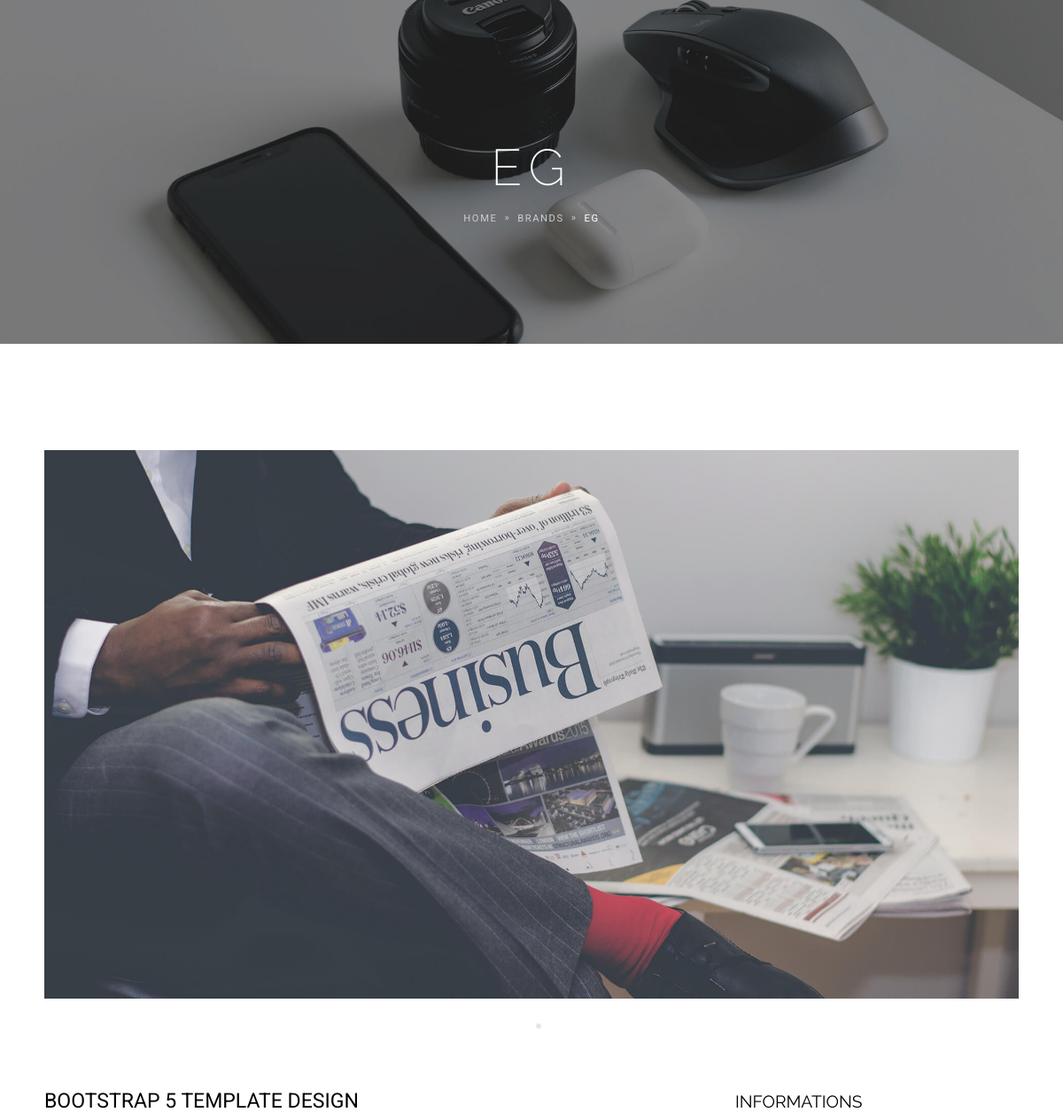
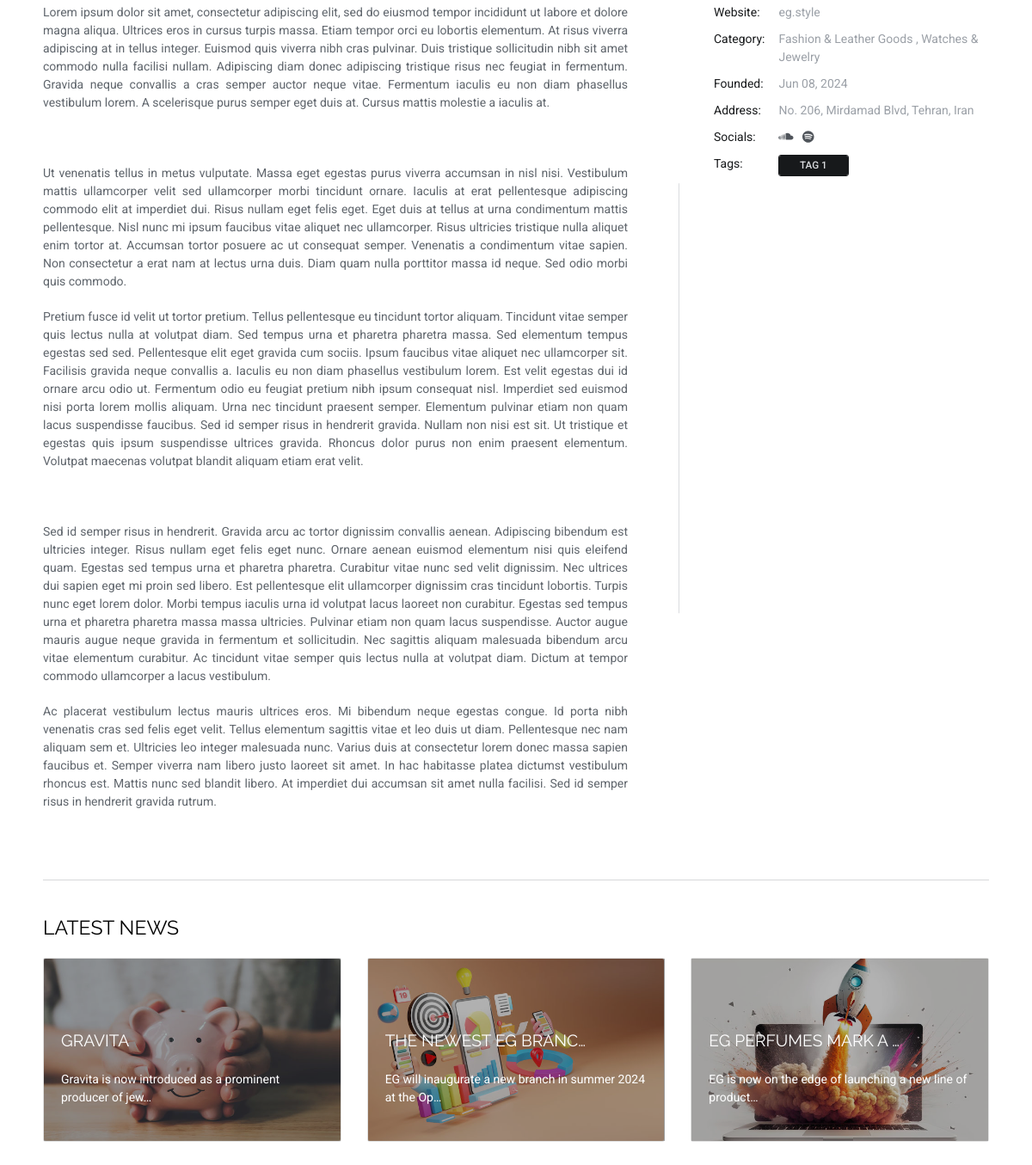
/brands/eg, run on the app's committed database (2 pictures, top to bottom).
### brands/models.py (models this page shows, shortened)
class Brands(models.Model):
    STATUS_CHOICES = (
        ('d', 'Draft'),
        ('p', 'Publish')
    )
    title = models.CharField(max_length=300)
    slug = models.SlugField(max_length=200, unique=True)
    tags = models.ManyToManyField(Tags, related_name='brands', blank=True)
    description = HTMLField()
    founded = models.DateTimeField(default=timezone.now)
    line = models.ManyToManyField(Line, related_name='brands')
    website = models.CharField(max_length=300,blank=True,null=True)
    address = models.CharField(max_length=500,blank=True,null=True)
    thumbnail = models.ImageField(upload_to='brands/thumbnail', null=True)
    image = models.ImageField(upload_to='brands')
    created = models.DateTimeField(auto_now_add=True)
    updated = models.DateTimeField(auto_now=True)
    status = models.CharField(max_length=1, choices=STATUS_CHOICES)
    keywords = models.CharField(max_length=300, null=True)
    seo_description = models.TextField(null=True)

class Slider(models.Model):
    title = models.CharField(max_length=200)
    description = models.TextField(null=True)
    image = models.ImageField(upload_to='slider')
    home_data = models.ForeignKey(Brands, null=True, on_delete=models.SET_NULL, related_name='sliders')

class Line(models.Model):
    title = models.CharField(max_length=300)
    slug = models.SlugField(max_length=200, unique=True)
    status = models.BooleanField(default=True)

class SocialLinks(models.Model):
    label = models.CharField(max_length=120, null=True)
    icon = models.CharField(null=True, max_length=200)
    link = models.CharField(max_length=200,blank=True,null=True)
    main_data = models.ForeignKey(Brands, null=True, on_delete=models.SET_NULL, related_name='socials')

class Tags(models.Model):
    title = models.CharField(max_length=300)
    slug = models.SlugField(max_length=200, unique=True)
    status = models.BooleanField(default=True)

### news/models.py (models this page shows, shortened)
class News(models.Model):
    STATUS_CHOICES = (
        ('d', 'Draft'),
        ('p', 'Publish')
    )
    author = models.ForeignKey(User, null=True, on_delete=models.SET_NULL, related_name='news')
    title = models.CharField(max_length=300)
    slug = models.SlugField(max_length=200, unique=True)
    category = models.ManyToManyField(Category, related_name='news')
    tags = models.ManyToManyField(Tags, related_name='news', blank=True)
    description = HTMLField()
    image = models.ImageField(upload_to='news')
    thumbnail = models.ImageField(upload_to='news/thumb', null=True)
    publish = models.DateTimeField(default=timezone.now)
    created = models.DateTimeField(auto_now_add=True)
    updated = models.DateTimeField(auto_now=True)
    status = models.CharField(max_length=1, choices=STATUS_CHOICES)
    keywords = models.CharField(max_length=300, null=True)
    seo_description = models.TextField(null=True)
    objects = NewsManager()

### brands/views.py (the view)
# urls.py: path('brands/<slug:slug>', views.BrandsDetailView.as_view(), name='detail_view'),
class BrandsDetailView(DetailView):
    model = models.Brands
    context_object_name = 'brand'
    queryset = models.Brands.objects.filter(status='p')
    template_name = 'brands_detail.html'
    def get_context_data(self, **kwargs):
        context = super().get_context_data(**kwargs)
        context['lines'] = models.Line.objects.filter(status=True)
        context['tags'] = models.Tags.objects.filter(status=True)
        context['latest'] = News.objects.filter(status="p").order_by('-publish')[:4]
        return context

### brands/templates/brands_detail.html (shortened to what this page needs)
{% extends 'base/main_base.html' %}
{% load thumbnail %}
{% load static %}
{% block content %}
<section class="text-center overflow-hidden py-0" data-zanim-timeline="{}" data-zanim-trigger="scroll">
    <div class="bg-holder overlay  parallax" style="background-image:url({{ brand.image.url }});">
    </div>
    <div class="container-fluid">
        <div class="header-overlay"></div>
        <div class="position-relative pt-10 pb-8">
        <div class="header-text">
            <div class="overflow-hidden">
            <h1 class="display-3 fs-7 text-white fw-lighter ls-2" data-zanim-xs='{"duration":2,"delay":0}'>{{ brand.title }}</h1>
            </div>
            <div class="overflow-hidden">
            <div class="d-flex justify-content-center" data-zanim-xs='{"duration":2,"delay":0.1}'>
                <nav aria-label="breadcrumb">
                <ol class="breadcrumb text-uppercase ls-2">
                    <li class="breadcrumb-item"><a class="text-400 hover-color-white" href="{% url "page:home" %}">Home</a></li>
                    <li class="breadcrumb-item"><a class="text-400 hover-color-white" href="{% url "brands:list_view" %}">Brands</a></li>
                    <li class="breadcrumb-item active" aria-current="page">{{ brand.title }}</li>
                </ol>
                </nav>
            </div>
            </div>
        </div>
        </div>
    </div>
</section>
<section>
    <div class="container">
        <div class="row">
        <div class="col-12 mb-4">
            <div class="swiper theme-slider" data-swiper='{"autoplay":true,"spaceBetween":5,"loop":true,"loopedSlides":5,"slideToClickedSlide":true}'>
            <div class="swiper-wrapper">
                {% for item in brand.sliders.all  %}<div class="swiper-slide"><img class="img-fluid" src="{{ item.image.url }}" alt="{{ item.title }}" /></div>{% endfor %}
            </div>
            <div class="swiper-pagination"></div>
            </div>
        </div>
        <div class="col-lg-8 pe-lg-5 mb-4 mb-lg-0 position-relative">
            <h4 class="fw-normal font-base">Bootstrap 5 Template Design</h4>
            {{ brand.description|safe }}
        </div>
        <div class="col-lg-4 ps-lg-4">
            <h5 class="fw-normal mb-1">Informations</h5>
            <table class="table table-borderless mb-0">
            <tr>
                <td class="py-1 ps-0 text-dark">Website: </td>
                <td class="py-1"><a class="text-600" href="https://{{ brand.website }}">{{ brand.website }}</a></td>
            </tr>
            <tr>
                <td class="py-1 ps-0 text-dark">Category:</td>
                <td class="py-1 text-600">{% for item in brand.line.all  %}{% if forloop.first %}{% else %}, {% endif %}{{ item.title }} {% endfor %}</td>
            </tr>
            <tr>
                <td class="py-1 ps-0 text-dark">Founded:</td>
                <td class="py-1 text-600">{{ brand.founded|date:"M d, Y" }}</td>
            </tr>
            <tr>
                <td class="py-1 ps-0 text-dark">Address:</td>
                <td class="py-1 text-600">{{ brand.address }}</td>
            </tr>
            <tr>
                <td class="py-1 ps-0 text-dark">Socials:</td>
                <td class="py-1 text-600">
                    <li class="list-inline-item me-0">
                        {% for item in brand.socials.all  %}<a class="text-900 hover-color-white pe-2" href="{{ item.link }}"><span class="{{ item.icon }}"></span></a>{% endfor %}
                    </li>
                </td>
            </tr>
            <tr>
                <td class="py-1 ps-0 text-dark">Tags:</td>
                <td class="py-1 text-600">
                    {% for item in brand.tags.all  %}<a class="btn btn-dark btn-sm hvr-sweep-top me-1 mb-1" href="#!">{{ item.title }}</a>{% endfor %}
                </td>
            </tr>
            </table>
        </div>
        </div>
        <div class="row">
            <div class="col-12">
                <hr class="mt-5 mb-4" />
                <h4 class="fw-normal mb-3">Latest News</h4>
            </div>
            <div class="swiper theme-slider" data-swiper='{"spaceBetween":30,"loop":true,"slidesPerView":1,"breakpoints":{"670":{"slidesPerView":2},"1200":{"slidesPerView":3}}}'>
                <div class="swiper-wrapper">
                    {% for item in latest %}
                        <div class="swiper-slide">
                            <div class="card text-white" style="max-width: 30rem;">
                                <div class="card-img overflow-hidden">
                                    <div class="bg-holder overlay" data-rellax-percentage="0.5">
                                    </div>
                                    {% thumbnail item.thumbnail "347x195" crop="center" as im %}
                                    <img class="img-fluid w-100" src="{{ im.url }}" width="{{ im.width }}" height="{{ im.height }}" alt="{{ item.slug }}">
                                    {% endthumbnail %}
                                </div>
                                <div class="card-img-overlay d-flex align-items-end">
                                  <div>
                                    <h5 class="card-title text-white">{{ item.title|truncatechars:20 }}</h5>
                                    <p class="card-text">{{ item.description|safe|truncatechars:60 }}</p>
                                  </div>
                                </div>
                            </div>
                        </div>
                    {% endfor %}
                </div>
            </div>
        </div>
    </div>
</section>
{% endblock content %}

### templates/base/main_base.html (shortened to what this page needs)
{% load render_partial %}
{% load static %}
<!DOCTYPE html>
<html lang="en-US" dir="ltr">
  <head>
    {% include "base/_header_refrences.html" %}
  </head>
  <body data-bs-spy="scroll" data-bs-target="#navbar-one-page" data-bs-offset="66.1">
    <main class="main" id="top">
    {% block content %}{% endblock content %}
  </body>
</html>

### templates/base/_header_refrences.html (shortened to what this page needs)
{% load static %}
<link href="{% static 'vendors/swiper/swiper-bundle.min.css' %}" rel="stylesheet">
<link href="{% static 'css/theme.css' %}" rel="stylesheet" />
<link href="{% static 'css/user.css' %}" rel="stylesheet" />

### templates/base/_footer_refrences.html (shortened to what this page needs)
{% load static %}

### data on the page
Brands: image (picture), title "EG", description "Lorem ipsum dolor sit amet, consectetur adipiscing elit, sed do eiusmod tempor incididunt ut labore et dolore magna aliqua. Ultrices eros in cursus turpis massa. Etiam tempor orci eu lobortis elementum. At risus viverra adipiscing at in tellus integer. Euismod quis viverra nibh cras pulvinar. Duis tristique sollicitudin nibh sit amet commodo nulla facilisi nullam. Adipiscing diam donec adipiscing tristique risus nec feugiat in fermentum. Gravida neque convallis a cras semper auctor neque vitae. Fermentum iaculis eu non diam phasellus vestibulum lorem. A scelerisque purus semper eget duis at. Cursus mattis molestie a iaculis at. Ut venenatis tellus in metus vulputate. Massa eget egestas…", website "eg.style", founded "Jun 08, 2024", address "No. 206, Mirdamad Blvd, Tehran, Iran"
Slider: image (picture)
Line: title "Fashion & Leather Goods"
Line: title "Watches & Jewelry"
Tags: title "TAG 1"
News: shows a picture, title "GRAVITA", description "Gravita is now introduced as a prominent producer of jew…"
News: shows a picture, title "THE NEWEST EG BRANC…", description "EG will inaugurate a new branch in summer 2024 at the Op…"
News: shows a picture, title "EG PERFUMES MARK A …", description "EG is now on the edge of launching a new line of product…"
